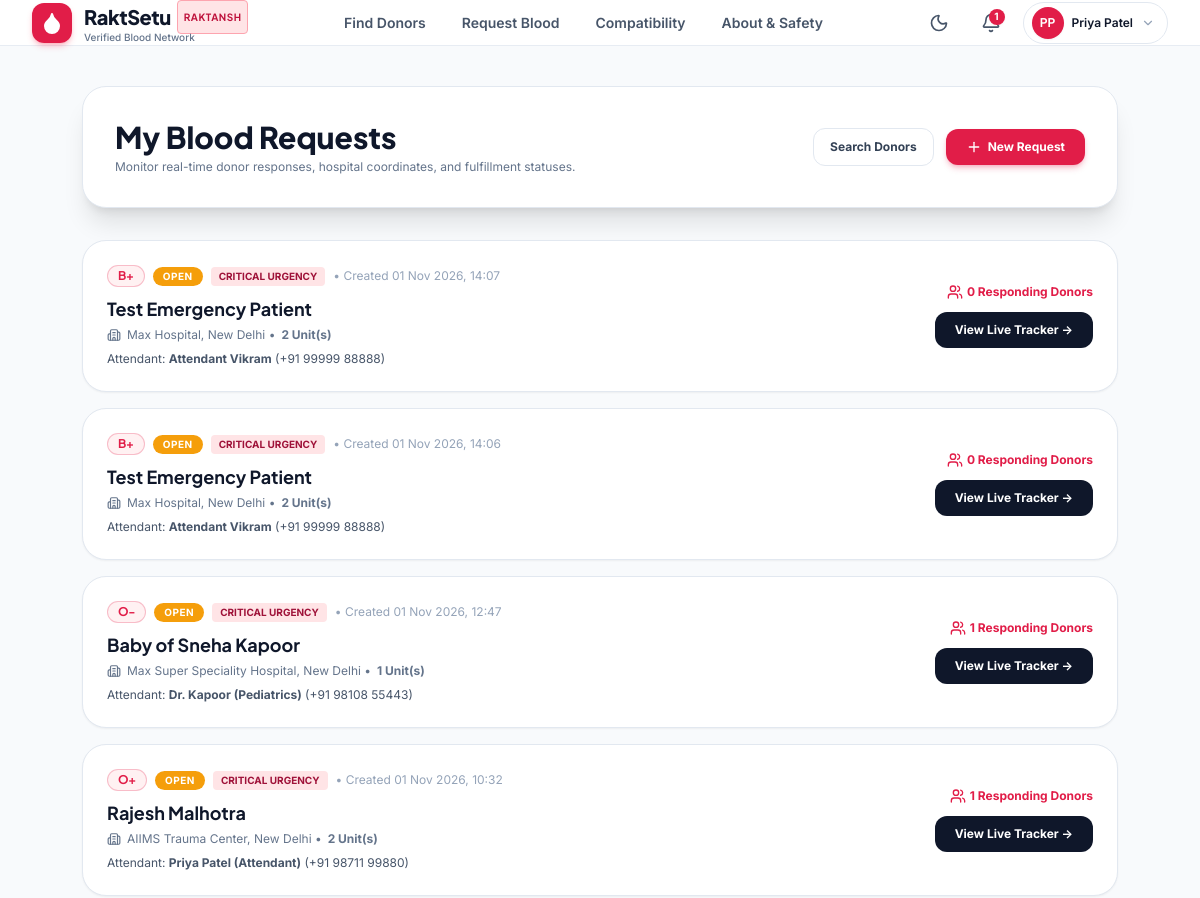
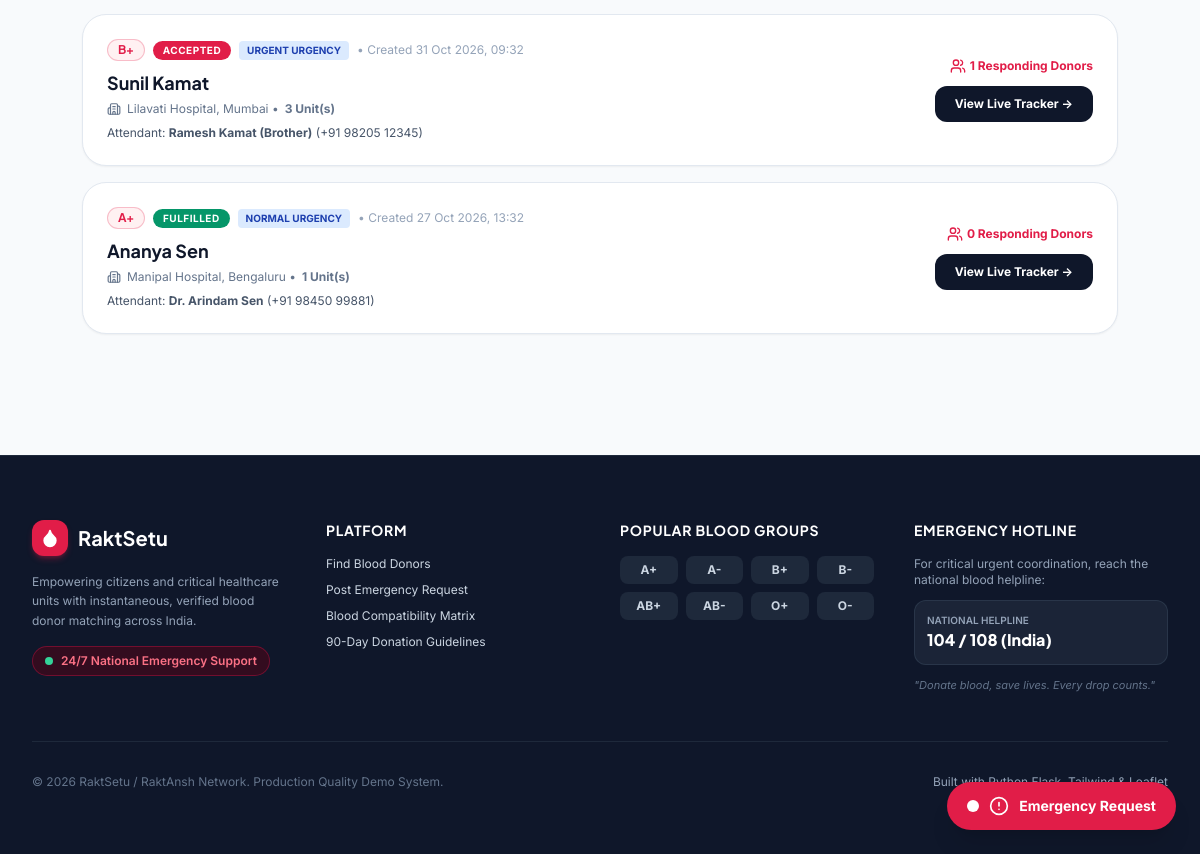
The app's page /dashboard/seeker (signed in) with its own data (2 pictures, top to bottom).
### app.py (models this page shows, shortened)
class User(UserMixin, db.Model):
    __tablename__ = 'users'
    id = db.Column(db.Integer, primary_key=True)
    name = db.Column(db.String(100), nullable=False)
    email = db.Column(db.String(120), unique=True, nullable=False, index=True)
    password_hash = db.Column(db.String(255), nullable=False)
    role = db.Column(db.String(20), default='donor') # 'donor', 'seeker', 'admin'
    blood_group = db.Column(db.String(5), nullable=False) # 'A+', 'O-', etc.
    city = db.Column(db.String(100), default='New Delhi')
    state = db.Column(db.String(100), default='Delhi')
    pincode = db.Column(db.String(10), default='110001')
    address = db.Column(db.String(255), default='')
    latitude = db.Column(db.Float, default=28.6139)
    longitude = db.Column(db.Float, default=77.2090)
    phone = db.Column(db.String(20), default='')
    is_available = db.Column(db.Boolean, default=True)
    is_verified = db.Column(db.Boolean, default=True)
    total_donations = db.Column(db.Integer, default=0)
    last_donation_date = db.Column(db.Date, nullable=True)
    bio = db.Column(db.Text, default='')
    created_at = db.Column(db.DateTime, default=datetime.utcnow)
    requests = db.relationship('DonationRequest', backref='requester', lazy='dynamic')
    responses = db.relationship('RequestResponse', backref='donor', lazy='dynamic')
    donations = db.relationship('DonationHistory', backref='donor', lazy='dynamic', order_by='DonationHistory.donation_date.desc()')
    notifications = db.relationship('Notification', backref='user', lazy='dynamic', order_by='Notification.created_at.desc()')
    def initials(self):
        parts = self.name.split()
        if len(parts) >= 2:
            return (parts[0][0] + parts[1][0]).upper()
        return self.name[:2].upper()

class DonationRequest(db.Model):
    __tablename__ = 'donation_requests'
    id = db.Column(db.Integer, primary_key=True)
    requester_id = db.Column(db.Integer, db.ForeignKey('users.id'), nullable=False)
    patient_name = db.Column(db.String(100), nullable=False)
    blood_group = db.Column(db.String(5), nullable=False)
    units_needed = db.Column(db.Integer, default=1)
    hospital_name = db.Column(db.String(150), nullable=False)
    hospital_address = db.Column(db.String(255), default='')
    city = db.Column(db.String(100), nullable=False)
    latitude = db.Column(db.Float, default=28.6139)
    longitude = db.Column(db.Float, default=77.2090)
    urgency = db.Column(db.String(20), default='Urgent') # 'Normal', 'Urgent', 'Critical'
    contact_person = db.Column(db.String(100), nullable=False)
    contact_phone = db.Column(db.String(20), nullable=False)
    notes = db.Column(db.Text, default='')
    status = db.Column(db.String(20), default='Open') # 'Open', 'Accepted', 'Fulfilled', 'Cancelled'
    created_at = db.Column(db.DateTime, default=datetime.utcnow)
    fulfilled_at = db.Column(db.DateTime, nullable=True)
    responses = db.relationship('RequestResponse', backref='request', lazy='dynamic', cascade='all, delete-orphan')

### app.py (the view)
@app.route('/dashboard/seeker')
@login_required
def seeker_dashboard():
    my_requests = DonationRequest.query.filter_by(requester_id=current_user.id).order_by(DonationRequest.created_at.desc()).all()
    return render_template('dashboard_seeker.html', requests=my_requests)

### templates/dashboard_seeker.html (shortened to what this page needs)
{% extends "base.html" %}
{% block content %}
<div class="max-w-[1100px] mx-auto px-4 sm:px-6 lg:px-8 py-10">
  <div class="bg-white dark:bg-[#111A2E] rounded-3xl p-6 sm:p-8 border border-slate-200 dark:border-slate-800 shadow-xl mb-8 flex flex-col sm:flex-row sm:items-center justify-between gap-6">
    <div>
      <h1 class="text-2xl sm:text-3xl font-extrabold font-heading text-slate-900 dark:text-white">
        My Blood Requests
      </h1>
      <p class="text-xs text-slate-500 dark:text-slate-400 mt-1">
        Monitor real-time donor responses, hospital coordinates, and fulfillment statuses.
      </p>
    </div>
    <div class="flex items-center gap-3">
      <a href="{{ url_for('search') }}" class="px-4 py-2.5 rounded-xl border border-slate-200 dark:border-slate-700 text-slate-700 dark:text-slate-200 text-xs font-bold hover:bg-slate-50 dark:hover:bg-slate-800">
        Search Donors
      </a>
      <a href="{{ url_for('new_emergency_request') }}" class="px-5 py-2.5 rounded-xl bg-rose-600 hover:bg-rose-700 text-white text-xs font-bold shadow-md shadow-rose-600/25 flex items-center gap-1.5">
        <i data-lucide="plus" class="w-4 h-4"></i>
        <span>New Request</span>
      </a>
    </div>
  </div>
  <div class="space-y-4">
    {% if requests %}
      {% for req in requests %}
      <div class="bg-white dark:bg-[#111A2E] rounded-3xl p-6 border border-slate-200 dark:border-slate-800 shadow-sm card-hover flex flex-col md:flex-row md:items-center justify-between gap-6">
        <div>
          <div class="flex items-center gap-2 mb-2 flex-wrap">
            <span class="blood-badge text-xs px-2.5 py-0.5">{{ req.blood_group }}</span>
            <span class="px-2.5 py-0.5 rounded-full text-[10px] font-bold uppercase tracking-wider text-white {% if req.status == 'Open' %}bg-amber-500{% elif req.status == 'Accepted' %}bg-rose-600{% else %}bg-emerald-600{% endif %}">
              {{ req.status }}
            </span>
            <span class="px-2 py-0.5 rounded text-[10px] font-bold uppercase {% if req.urgency == 'Critical' %}bg-rose-100 text-rose-800 dark:bg-rose-950 dark:text-rose-300{% else %}bg-blue-100 text-blue-800 dark:bg-blue-950 dark:text-blue-300{% endif %}">
              {{ req.urgency }} Urgency
            </span>
            <span class="text-xs text-slate-400">&bull; Created {{ req.created_at.strftime('%d %b %Y, %H:%M') }}</span>
          </div>
          <h3 class="text-lg font-bold font-heading text-slate-900 dark:text-white">{{ req.patient_name }}</h3>
          <p class="text-xs text-slate-500 dark:text-slate-400 mt-1 flex items-center gap-1.5">
            <i data-lucide="building-2" class="w-3.5 h-3.5"></i>
            {{ req.hospital_name }}, {{ req.city }} &bull; <strong>{{ req.units_needed }} Unit(s)</strong>
          </p>
          <p class="text-xs text-slate-600 dark:text-slate-300 mt-2">
            Attendant: <strong>{{ req.contact_person }}</strong> ({{ req.contact_phone }})
          </p>
        </div>
        <div class="flex flex-col sm:flex-row md:flex-col items-start md:items-end justify-between gap-3 pt-3 md:pt-0 border-t md:border-t-0 border-slate-100 dark:border-slate-800">
          <div class="text-right hidden md:block">
            <span class="text-xs font-bold text-rose-600 dark:text-rose-400 flex items-center gap-1">
              <i data-lucide="users" class="w-4 h-4"></i>
              {{ req.responses.count() }} Responding Donors
            </span>
          </div>
          <a href="{{ url_for('request_detail', request_id=req.id) }}" class="w-full sm:w-auto px-5 py-2.5 rounded-xl bg-slate-900 dark:bg-slate-800 hover:bg-slate-800 text-white font-bold text-xs transition-colors text-center">
            View Live Tracker &rarr;
          </a>
        </div>
      </div>
      {% endfor %}
    {% endif %}
  </div>
</div>
{% endblock %}

### templates/base.html (shortened to what this page needs)
<!DOCTYPE html>
<html lang="en" class="h-full">
<head>
  <script src="https://cdn.tailwindcss.com"></script>
  <link rel="stylesheet" href="https://unpkg.com/leaflet@1.9.4/dist/leaflet.css" />
  <link rel="stylesheet" href="{{ url_for('static', filename='css/style.css') }}">
</head>
<body class="min-h-full flex flex-col bg-slate-50 dark:bg-[#0B1220] text-slate-900 dark:text-slate-100 antialiased" x-data="{ mobileMenuOpen: false, notifOpen: false, userDropdownOpen: false }">
  <header class="sticky top-0 z-50 glass-nav border-b border-slate-200/80 dark:border-slate-800/80">
    <div class="max-w-[1240px] mx-auto px-4 sm:px-6 lg:px-8 h-18 flex items-center justify-between">
      <a href="{{ url_for('index') }}" class="flex items-center gap-3 group">
        <div class="w-10 h-10 rounded-xl bg-gradient-to-tr from-rose-600 to-crimson-500 flex items-center justify-center text-white shadow-md shadow-rose-500/30 group-hover:scale-105 transition-transform duration-200">
          <i data-lucide="droplet" class="w-6 h-6 fill-white stroke-white"></i>
        </div>
        <div>
          <span class="text-xl font-extrabold tracking-tight font-heading text-slate-900 dark:text-white flex items-center gap-1.5">
            RaktSetu
            <span class="text-[10px] font-bold uppercase tracking-wider px-1.5 py-0.5 rounded bg-rose-100 text-rose-700 dark:bg-rose-950/80 dark:text-rose-400 border border-rose-300 dark:border-rose-900">
              RaktAnsh
            </span>
          </span>
          <p class="text-[10px] font-medium text-slate-500 dark:text-slate-400 -mt-1 hidden sm:block">Verified Blood Network</p>
        </div>
      </a>
      <nav class="hidden md:flex items-center gap-1 lg:gap-2">
        <a href="{{ url_for('search') }}" class="px-3.5 py-2 text-sm font-semibold rounded-lg text-slate-600 dark:text-slate-300 hover:text-rose-600 dark:hover:text-rose-400 hover:bg-slate-100/80 dark:hover:bg-slate-800/80 transition-colors">
          Find Donors
        </a>
        <a href="{{ url_for('new_emergency_request') }}" class="px-3.5 py-2 text-sm font-semibold rounded-lg text-slate-600 dark:text-slate-300 hover:text-rose-600 dark:hover:text-rose-400 hover:bg-slate-100/80 dark:hover:bg-slate-800/80 transition-colors">
          Request Blood
        </a>
        <a href="{{ url_for('compatibility') }}" class="px-3.5 py-2 text-sm font-semibold rounded-lg text-slate-600 dark:text-slate-300 hover:text-rose-600 dark:hover:text-rose-400 hover:bg-slate-100/80 dark:hover:bg-slate-800/80 transition-colors">
          Compatibility
        </a>
        <a href="{{ url_for('about') }}" class="px-3.5 py-2 text-sm font-semibold rounded-lg text-slate-600 dark:text-slate-300 hover:text-rose-600 dark:hover:text-rose-400 hover:bg-slate-100/80 dark:hover:bg-slate-800/80 transition-colors">
          About & Safety
        </a>
      </nav>
      <div class="flex items-center gap-2 sm:gap-3">
        <button onclick="toggleDarkMode()" aria-label="Toggle dark mode" class="w-10 h-10 rounded-xl flex items-center justify-center text-slate-600 dark:text-slate-300 hover:bg-slate-100 dark:hover:bg-slate-800 transition-colors border border-transparent hover:border-slate-200 dark:hover:border-slate-700">
          <i data-lucide="moon" class="w-5 h-5 block dark:hidden"></i>
        </button>
        {% if current_user.is_authenticated %}
        <div class="relative" @click.away="notifOpen = false">
          <button @click="notifOpen = !notifOpen" class="w-10 h-10 rounded-xl flex items-center justify-center relative text-slate-600 dark:text-slate-300 hover:bg-slate-100 dark:hover:bg-slate-800 transition-colors">
            {% if unread_notifs_count > 0 %}
            <span class="absolute top-1.5 right-1.5 w-4 h-4 bg-rose-600 text-white text-[10px] font-bold rounded-full flex items-center justify-center shadow-sm">
              {{ unread_notifs_count }}
            </span>
            {% endif %}
          </button>
        </div>
        <div class="relative" @click.away="userDropdownOpen = false">
          <button @click="userDropdownOpen = !userDropdownOpen" class="flex items-center gap-2 p-1 pl-2 pr-3 rounded-full hover:bg-slate-100 dark:hover:bg-slate-800 transition-colors border border-slate-200 dark:border-slate-700">
            <div class="w-8 h-8 rounded-full bg-rose-600 text-white font-bold text-xs flex items-center justify-center font-heading shadow-sm">
              {{ current_user.initials() }}
            </div>
            <span class="text-xs font-semibold hidden sm:inline-block max-w-[100px] truncate">{{ current_user.name }}</span>
            <i data-lucide="chevron-down" class="w-3.5 h-3.5 text-slate-400"></i>
          </button>
        </div>
        {% endif %}
      </div>
    </div>
  </header>
  <main class="flex-1">
    {% block content %}{% endblock %}
  </main>
  <aside class="fixed bottom-6 right-6 z-40 hidden sm:block">
    <a href="{{ url_for('new_emergency_request') }}" class="emergency-btn-pulse flex items-center gap-2.5 px-5 py-3.5 rounded-full bg-rose-600 hover:bg-rose-700 text-white font-bold text-sm shadow-xl active:scale-95 transition-all group">
      <div class="w-3 h-3 rounded-full bg-white animate-ping"></div>
      <i data-lucide="alert-circle" class="w-5 h-5 group-hover:rotate-12 transition-transform"></i>
      <span>Emergency Request</span>
    </a>
  </aside>
  <footer class="bg-slate-900 text-slate-300 pt-16 pb-24 sm:pb-16 border-t border-slate-800 mt-20">
    <div class="max-w-[1240px] mx-auto px-4 sm:px-6 lg:px-8">
      <div class="grid grid-cols-1 md:grid-cols-4 gap-10 pb-12 border-b border-slate-800">
        <div class="md:col-span-1">
          <div class="flex items-center gap-2.5 mb-4">
            <div class="w-9 h-9 rounded-xl bg-rose-600 flex items-center justify-center text-white shadow-md shadow-rose-600/30">
              <i data-lucide="droplet" class="w-5 h-5 fill-white stroke-white"></i>
            </div>
            <span class="text-xl font-bold font-heading text-white">RaktSetu</span>
          </div>
          <p class="text-xs text-slate-400 leading-relaxed mb-4">
            Empowering citizens and critical healthcare units with instantaneous, verified blood donor matching across India.
          </p>
          <div class="inline-flex items-center gap-2 px-3 py-1.5 rounded-full bg-rose-950/60 border border-rose-800/60 text-rose-400 text-xs font-semibold">
            <span class="w-2 h-2 rounded-full bg-emerald-400 animate-pulse"></span>
            24/7 National Emergency Support
          </div>
        </div>
        <div>
          <h4 class="text-sm font-bold uppercase tracking-wider text-white font-heading mb-4">Platform</h4>
          <ul class="space-y-2.5 text-xs">
            <li><a href="{{ url_for('search') }}" class="hover:text-rose-400 transition-colors">Find Blood Donors</a></li>
            <li><a href="{{ url_for('new_emergency_request') }}" class="hover:text-rose-400 transition-colors">Post Emergency Request</a></li>
            <li><a href="{{ url_for('compatibility') }}" class="hover:text-rose-400 transition-colors">Blood Compatibility Matrix</a></li>
            <li><a href="{{ url_for('about') }}" class="hover:text-rose-400 transition-colors">90-Day Donation Guidelines</a></li>
          </ul>
        </div>
        <div>
          <h4 class="text-sm font-bold uppercase tracking-wider text-white font-heading mb-4">Popular Blood Groups</h4>
          <div class="grid grid-cols-4 gap-2 text-xs font-bold text-center">
            {% for bg in BLOOD_GROUPS %}
            <a href="{{ url_for('search', blood_group=bg) }}" class="py-1.5 px-2 rounded-lg bg-slate-800 hover:bg-rose-600 hover:text-white transition-colors text-slate-300">
              {{ bg }}
            </a>
            {% endfor %}
          </div>
        </div>
        <div>
          <h4 class="text-sm font-bold uppercase tracking-wider text-white font-heading mb-4">Emergency Hotline</h4>
          <p class="text-xs text-slate-400 mb-3">For critical urgent coordination, reach the national blood helpline:</p>
          <div class="p-3 rounded-xl bg-slate-800/80 border border-slate-700/60 mb-3">
            <p class="text-[10px] text-slate-400 font-semibold uppercase">National Helpline</p>
            <p class="text-base font-extrabold text-white font-heading">104 / 108 (India)</p>
          </div>
          <p class="text-[11px] text-slate-500 italic">"Donate blood, save lives. Every drop counts."</p>
        </div>
      </div>
      <div class="pt-8 flex flex-col sm:flex-row items-center justify-between text-xs text-slate-500 gap-4">
        <p>&copy; 2026 RaktSetu / RaktAnsh Network. Production Quality Demo System.</p>
        <div class="flex items-center gap-6">
          <span class="text-slate-400">Built with Python Flask, Tailwind & Leaflet</span>
        </div>
      </div>
    </div>
  </footer>
</body>
</html>

### records on screen
User: initials "PP", name "Priya Patel"
DonationRequest: blood_group "B+", status "OPEN", urgency "CRITICAL", created_at "01 Nov 2026, 14:07", patient_name "Test Emergency Patient", hospital_name "Max Hospital", city "New Delhi", units_needed "2", contact_person "Attendant Vikram", contact_phone "+91 99999 88888", responses.count "0"
DonationRequest: blood_group "B+", status "OPEN", urgency "CRITICAL", created_at "01 Nov 2026, 14:06", patient_name "Test Emergency Patient", hospital_name "Max Hospital", city "New Delhi", units_needed "2", contact_person "Attendant Vikram", contact_phone "+91 99999 88888", responses.count "0"
DonationRequest: blood_group "O-", status "OPEN", urgency "CRITICAL", created_at "01 Nov 2026, 12:47", patient_name "Baby of Sneha Kapoor", hospital_name "Max Super Speciality Hospital", city "New Delhi", units_needed "1", contact_person "Dr. Kapoor (Pediatrics)", contact_phone "+91 98108 55443", responses.count "1"
DonationRequest: blood_group "O+", status "OPEN", urgency "CRITICAL", created_at "01 Nov 2026, 10:32", patient_name "Rajesh Malhotra", hospital_name "AIIMS Trauma Center", city "New Delhi", units_needed "2", contact_person "Priya Patel (Attendant)", contact_phone "+91 98711 99880", responses.count "1"
DonationRequest: blood_group "B+", status "ACCEPTED", urgency "URGENT", created_at "31 Oct 2026, 09:32", patient_name "Sunil Kamat", hospital_name "Lilavati Hospital", city "Mumbai", units_needed "3", contact_person "Ramesh Kamat (Brother)", contact_phone "+91 98205 12345", responses.count "1"
DonationRequest: blood_group "A+", status "FULFILLED", urgency "NORMAL", created_at "27 Oct 2026, 13:32", patient_name "Ananya Sen", hospital_name "Manipal Hospital", city "Bengaluru", units_needed "1", contact_person "Dr. Arindam Sen", contact_phone "+91 98450 99881", responses.count "0"

### other values on screen
{{ unread_notifs_count }} "1"
{{ bg }} "A+" "A-" "B+" "B-" "AB+" "AB-" "O+" "O-"
